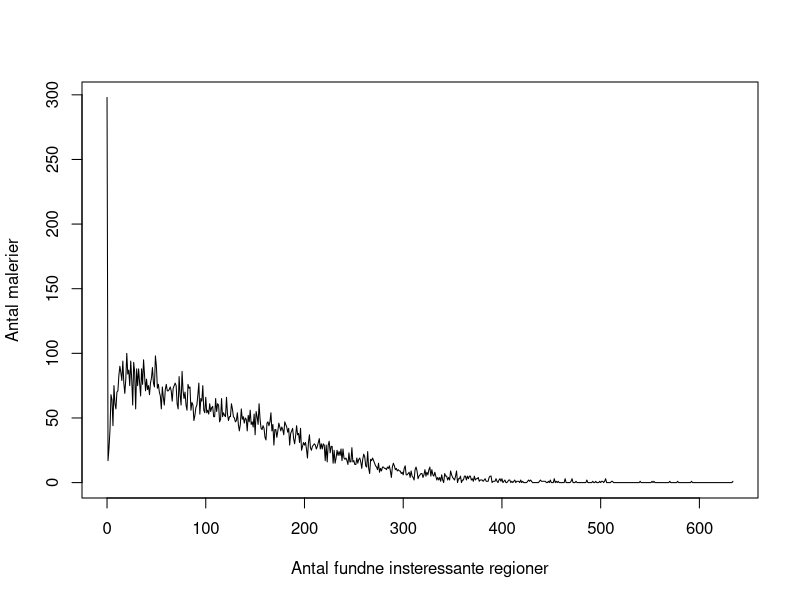
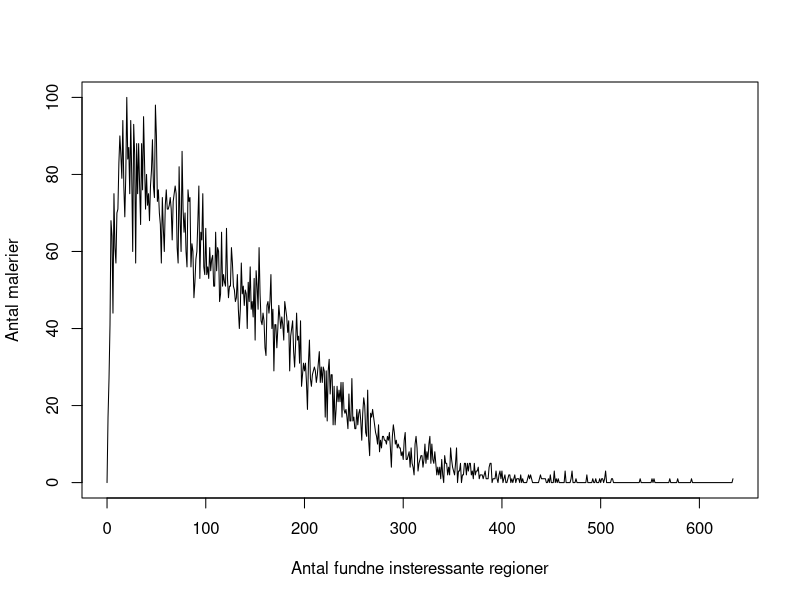
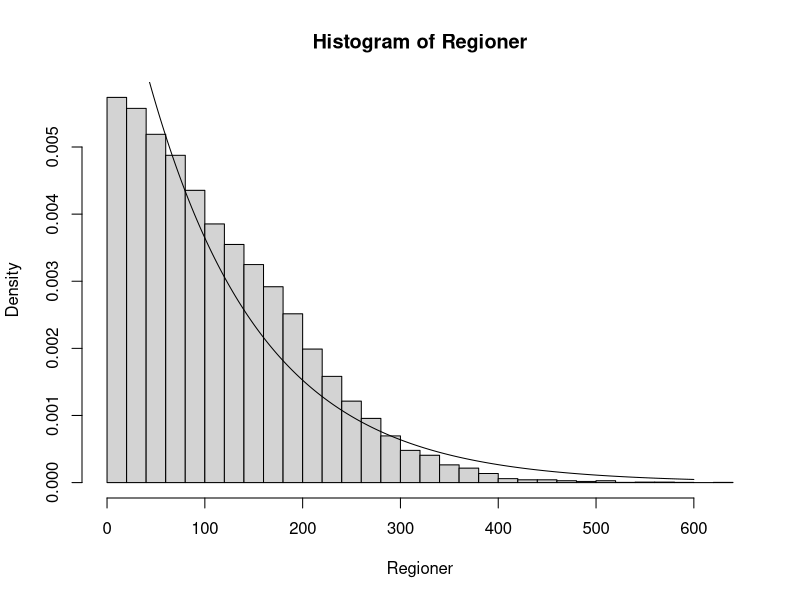

Source code (R) for these figures, in order:
#!/usr/bin/env Rscript
#

d0 <- read.table("csv/totalRegions.csv", sep=",", header=TRUE);
prod = d0$interessante.regioner*d0$antal;
prob = prod/sum(prod);
#barplot(d0$antal,beside=TRUE, names=d0$interessante.regioner,cex.names=1)
#print("Middelværdi");
#print(mean(d0$antal));
#print("Standardafvigelse");
#print(sd(d0$antal));
print(sum(prod)/sum(d0$antal));

Regioner = c();
pos = 1;
start = 1;
for (i in d0$antal) {
    stop = start + i;
    s = seq(start, stop);
    for (j in s) {
        Regioner[j] = d0$interessante.regioner[pos];
    }
    pos = pos + 1;
    start = stop;
}
# Remove the last element
Regioner <- Regioner[1:length(Regioner) - 1];

print("Antal maleier");
print(sum(d0$antal));
print("Total regioner");
print(sum(prod));
print("Middelværdi");
print(mean(Regioner));
print("Standardafvigelse");
print(sd(Regioner));
t.test(Regioner);

# Plot
png("billeder/totalregions_var.png");
plot(d0$interessante.regioner, d0$antal, "l", ylab="Antal malerier", xlab="Antal fundne insteressante regioner");
dev.off();


# Plot
png("billeder/totalregions.png");
yval = seq(1,600);
d0$antal[1] = 0;
#fval <- sum(d0$antal)*dnorm(yval, mean=mean(Regioner), sd=sd(Regioner));
plot(d0$interessante.regioner, d0$antal, "l", ylab="Antal malerier", xlab="Antal fundne insteressante regioner");
#points(yval, fval, type="l");
dev.off();

#Regioner <- Regioner[299:length(Regioner)];
png("billeder/hist_totalregions.png");
hist(Regioner, nclass=30, prob=TRUE);
#barplot(prob, beside=TRUE,cex.names=1)
#plot(d0$interessante.regioner, prob, "h", ylab="Antal malerier", xlab="Antal fundne insteressante regioner");
#yval = seq(1,600);
fval <- dexp(yval, rate = 1/(mean(Regioner)), log = FALSE)
#fval <- dnorm(yval, mean=mean(Regioner), sd=sd(Regioner));
points(yval, fval, type="l");
dev.off();

#Regioner <- Regioner[299:length(Regioner)];

#png("billeder/qq_totalregions.png");
#qqnorm(Regioner);
#qqline(Regioner);
#dev.off();

#png("billeder/qq_log_totalregions.png");
#qqnorm(log(Regioner));
#qqline(log(Regioner));
#dev.off();
